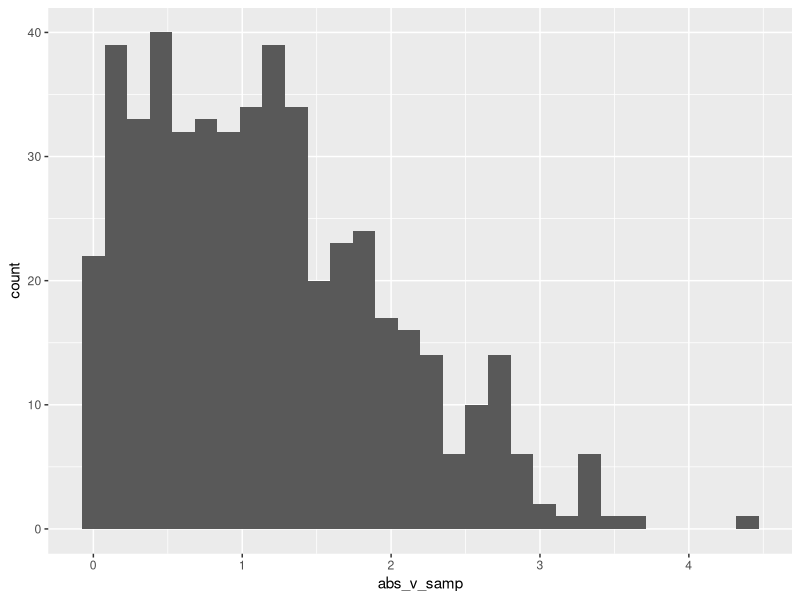

This chart was generated by the following R code:
## ---- chunk 1
library(tidyverse)
## ---- chunk 2
samp = rnorm(100)
length(samp)
## ---- chunk 3

la_df = 
  tibble(
    norm_samp = rnorm(n = 500, mean = 1), 
    samp_g0 = norm_samp > 0,
    abs_v_samp = abs(norm_samp)
  )

ggplot(la_df, aes(x = abs_v_samp)) + 
 geom_histogram()


